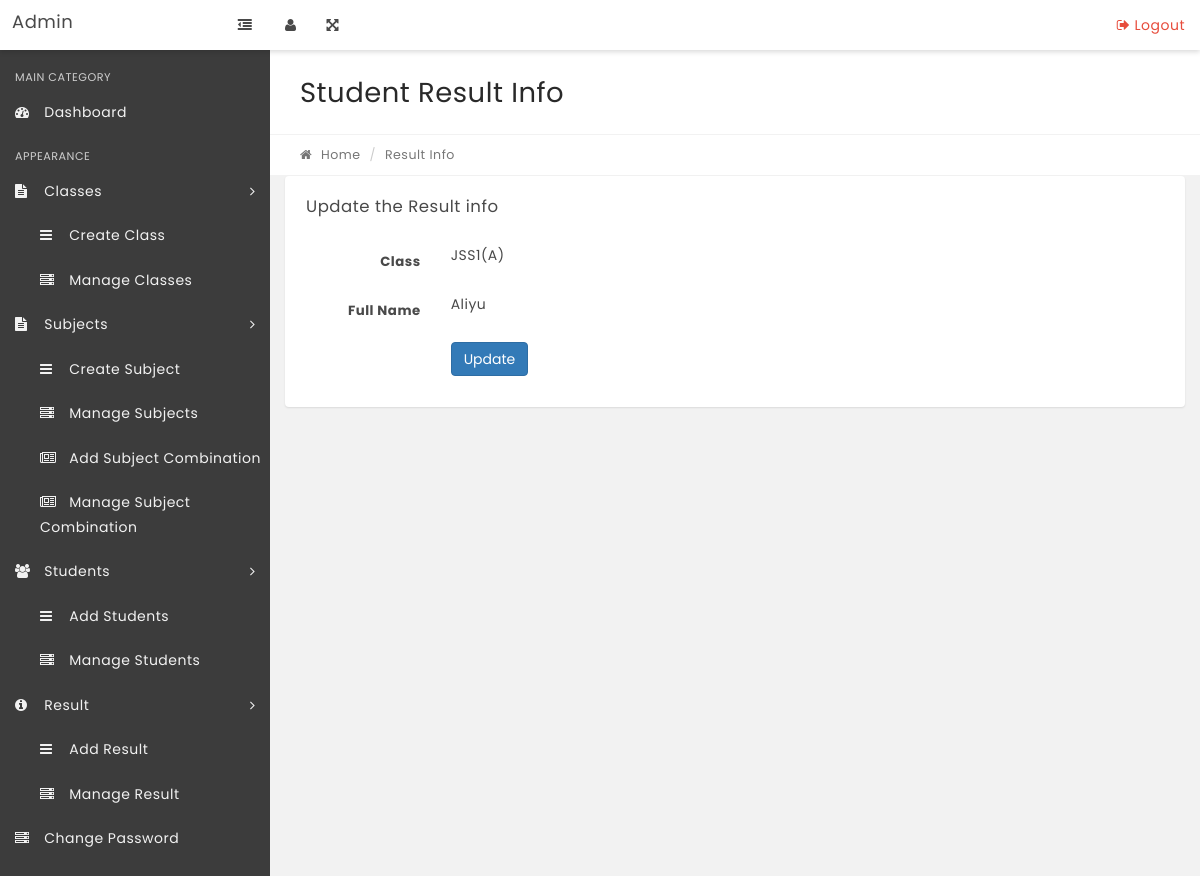
The app's page /edit-result.php?stid=28 with its own data.
### tables this page shows
CREATE TABLE IF NOT EXISTS `tblstudents` (
  `StudentId` int(11) NOT NULL AUTO_INCREMENT,
  `StudentName` varchar(100) NOT NULL,
  `LastName` varchar(30) NOT NULL,
  `RollId` varchar(100) NOT NULL,
  `StudentEmail` varchar(100) NOT NULL,
  `Gender` varchar(10) NOT NULL,
  `DOB` varchar(100) NOT NULL,
  `ClassId` int(11) NOT NULL,
  `SectionName` varchar(30) NOT NULL,
  `RegDate` timestamp NOT NULL DEFAULT CURRENT_TIMESTAMP,
  `UpdationDate` timestamp NULL DEFAULT NULL ON UPDATE CURRENT_TIMESTAMP,
  `Status` int(1) NOT NULL,
  `FName` varchar(30) NOT NULL,
  `Address` varchar(255) NOT NULL,
  `PHONE` varchar(30) NOT NULL,
  `Occopation` varchar(30) NOT NULL,
  `Studentimage_url` text NOT NULL,
  `StateOrigin` varchar(30) NOT NULL,
  `LocalGA` varchar(30) NOT NULL,
  PRIMARY KEY (`StudentId`)
);

CREATE TABLE IF NOT EXISTS `tblclasses` (
  `id` int(11) NOT NULL AUTO_INCREMENT,
  `ClassName` varchar(80) DEFAULT NULL,
  `ClassNameNumeric` int(4) NOT NULL,
  `Section` varchar(5) NOT NULL,
  `CreationDate` timestamp NOT NULL DEFAULT CURRENT_TIMESTAMP,
  `UpdationDate` timestamp NOT NULL DEFAULT '0000-00-00 00:00:00' ON UPDATE CURRENT_TIMESTAMP,
  PRIMARY KEY (`id`)
);

### edit-result.php (the view, shortened to what this page needs)
<?php
include('includes/config.php');
if(strlen($_SESSION['alogin'])=="")
    {
    header("Location: index.php");
    }
    else{
$stid=intval($_GET['stid']);
?>
<!DOCTYPE html>
<html lang="en">
    <head>
        <link rel="stylesheet" href="css/bootstrap.min.css" media="screen" >
        <link rel="stylesheet" href="css/font-awesome.min.css" media="screen" >
        <link rel="stylesheet" href="css/animate-css/animate.min.css" media="screen" >
        <link rel="stylesheet" href="css/lobipanel/lobipanel.min.css" media="screen" >
        <link rel="stylesheet" href="css/prism/prism.css" media="screen" >
        <link rel="stylesheet" href="css/select2/select2.min.css" >
        <link rel="stylesheet" href="css/main.css" media="screen" >
    </head>
    <body class="top-navbar-fixed">
        <div class="main-wrapper">
  <?php include('includes/topbar.php');?>
            <div class="content-wrapper">
                <div class="content-container">
                   <?php include('includes/leftbar.php');?>
                    <div class="main-page">
                     <div class="container-fluid">
                            <div class="row page-title-div">
                                <div class="col-md-6">
                                    <h2 class="title">Student Result Info</h2>
                                </div>
                            </div>
                            <div class="row breadcrumb-div">
                                <div class="col-md-6">
                                    <ul class="breadcrumb">
                                        <li><a href="dashboard.php"><i class="fa fa-home"></i> Home</a></li>
                                        <li class="active">Result Info</li>
                                    </ul>
                                </div>
                            </div>
                        </div>
                        <div class="container-fluid">
                        <div class="row">
                                    <div class="col-md-12">
                                        <div class="panel">
                                            <div class="panel-heading">
                                                <div class="panel-title">
                                                    <h5>Update the Result info</h5>
                                                </div>
                                            </div>
                                            <div class="panel-body">
                                                <form class="form-horizontal" method="post">
<?php
$ret = "SELECT tblstudents.StudentName,tblclasses.ClassName,tblclasses.Section from tblresult join tblstudents on tblresult.StudentId=tblresult.StudentId join tblsubjects on tblsubjects.id=tblresult.SubjectId join tblclasses on tblclasses.id=tblstudents.ClassId where tblstudents.StudentId=:stid limit 1";
$stmt = $dbh->prepare($ret);
$stmt->bindParam(':stid',$stid,PDO::PARAM_STR);
$stmt->execute();
$result=$stmt->fetchAll(PDO::FETCH_OBJ);
if($stmt->rowCount() > 0)
{
foreach($result as $row)
{  ?>
                                                    <div class="form-group">
                                            <label for="default" class="col-sm-2 control-label">Class</label>
                                                        <div class="col-sm-10">
<?php echo htmlentities($row->ClassName)?>(<?php echo htmlentities($row->Section)?>)
                                                        </div>
                                                    </div>
<div class="form-group">
<label for="default" class="col-sm-2 control-label">Full Name</label>
<div class="col-sm-10">
<?php echo htmlentities($row->StudentName);?>
</div>
</div>
<?php } }?>
                                                    <div class="form-group">
                                                        <div class="col-sm-offset-2 col-sm-10">
                                                            <button type="submit" name="submit" class="btn btn-primary">Update</button>
                                                        </div>
                                                    </div>
                                                </form>
                                            </div>
                                        </div>
                                    </div>
                                </div>
                    </div>
                </div>
            </div>
        </div>
    </body>
</html>
<?PHP } ?>

### records on screen
tblstudents: ClassId.ClassName "JSS1", ClassId.Section "A", StudentName "Aliyu"
